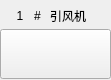
<?xml version="1.0" encoding="UTF-8"?>
<ui version="4.0">
 <class>SingleDeodorationFan</class>
 <widget class="QWidget" name="SingleDeodorationFan">
  <property name="geometry">
   <rect>
    <x>0</x>
    <y>0</y>
    <width>111</width>
    <height>80</height>
   </rect>
  </property>
  <property name="windowTitle">
   <string>Form</string>
  </property>
  <widget class="QLabel" name="indexLabel">
   <property name="geometry">
    <rect>
     <x>10</x>
     <y>10</y>
     <width>20</width>
     <height>12</height>
    </rect>
   </property>
   <property name="text">
    <string>1</string>
   </property>
   <property name="alignment">
    <set>Qt::AlignCenter</set>
   </property>
  </widget>
  <widget class="QLabel" name="label">
   <property name="geometry">
    <rect>
     <x>30</x>
     <y>10</y>
     <width>15</width>
     <height>12</height>
    </rect>
   </property>
   <property name="text">
    <string>#</string>
   </property>
   <property name="alignment">
    <set>Qt::AlignCenter</set>
   </property>
  </widget>
  <widget class="QLabel" name="nameLabel">
   <property name="geometry">
    <rect>
     <x>50</x>
     <y>10</y>
     <width>40</width>
     <height>12</height>
    </rect>
   </property>
   <property name="text">
    <string>引风机</string>
   </property>
  </widget>
  <widget class="QPushButton" name="fanPushButton">
   <property name="geometry">
    <rect>
     <x>0</x>
     <y>29</y>
     <width>111</width>
     <height>50</height>
    </rect>
   </property>
   <property name="text">
    <string/>
   </property>
   <property name="flat">
    <bool>false</bool>
   </property>
  </widget>
 </widget>
 <resources/>
 <connections/>
</ui>
